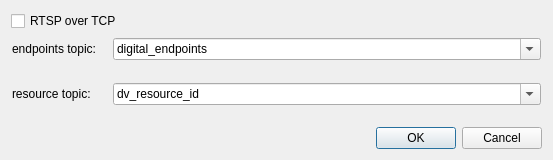
<?xml version="1.0" encoding="UTF-8"?>
<ui version="4.0">
 <class>dialog</class>
 <widget class="QDialog" name="dialog">
  <property name="geometry">
   <rect>
    <x>0</x>
    <y>0</y>
    <width>553</width>
    <height>160</height>
   </rect>
  </property>
  <property name="windowTitle">
   <string>Jaus Digital Resource Viewer Config</string>
  </property>
  <layout class="QVBoxLayout" name="verticalLayout">
   <item>
    <widget class="QCheckBox" name="checkBoxRtspOverTcp">
     <property name="text">
      <string>RTSP over TCP</string>
     </property>
    </widget>
   </item>
   <item>
    <widget class="QFrame" name="frame_4">
     <layout class="QFormLayout" name="formLayout_2">
      <property name="fieldGrowthPolicy">
       <enum>QFormLayout::ExpandingFieldsGrow</enum>
      </property>
      <property name="margin">
       <number>1</number>
      </property>
      <item row="0" column="1">
       <widget class="QComboBox" name="comboBox_endpoints_topic">
        <property name="sizePolicy">
         <sizepolicy hsizetype="MinimumExpanding" vsizetype="Fixed">
          <horstretch>0</horstretch>
          <verstretch>0</verstretch>
         </sizepolicy>
        </property>
        <property name="editable">
         <bool>true</bool>
        </property>
        <item>
         <property name="text">
          <string>digital_endpoints</string>
         </property>
        </item>
       </widget>
      </item>
      <item row="0" column="0">
       <widget class="QLabel" name="label_2">
        <property name="minimumSize">
         <size>
          <width>95</width>
          <height>0</height>
         </size>
        </property>
        <property name="text">
         <string>endpoints topic:</string>
        </property>
       </widget>
      </item>
     </layout>
    </widget>
   </item>
   <item>
    <widget class="QFrame" name="frame_5">
     <layout class="QFormLayout" name="formLayout_3">
      <property name="fieldGrowthPolicy">
       <enum>QFormLayout::ExpandingFieldsGrow</enum>
      </property>
      <property name="margin">
       <number>1</number>
      </property>
      <item row="0" column="0">
       <widget class="QLabel" name="currentResourceLabel">
        <property name="minimumSize">
         <size>
          <width>95</width>
          <height>0</height>
         </size>
        </property>
        <property name="text">
         <string>resource topic: </string>
        </property>
       </widget>
      </item>
      <item row="0" column="1">
       <widget class="QComboBox" name="comboBox_resource_topic">
        <property name="sizePolicy">
         <sizepolicy hsizetype="MinimumExpanding" vsizetype="Fixed">
          <horstretch>0</horstretch>
          <verstretch>0</verstretch>
         </sizepolicy>
        </property>
        <property name="editable">
         <bool>true</bool>
        </property>
        <item>
         <property name="text">
          <string>dv_resource_id</string>
         </property>
        </item>
       </widget>
      </item>
     </layout>
    </widget>
   </item>
   <item>
    <widget class="QDialogButtonBox" name="buttonBox">
     <property name="orientation">
      <enum>Qt::Horizontal</enum>
     </property>
     <property name="standardButtons">
      <set>QDialogButtonBox::Cancel|QDialogButtonBox::Ok</set>
     </property>
    </widget>
   </item>
  </layout>
 </widget>
 <resources/>
 <connections>
  <connection>
   <sender>buttonBox</sender>
   <signal>accepted()</signal>
   <receiver>dialog</receiver>
   <slot>accept()</slot>
   <hints>
    <hint type="sourcelabel">
     <x>248</x>
     <y>254</y>
    </hint>
    <hint type="destinationlabel">
     <x>157</x>
     <y>274</y>
    </hint>
   </hints>
  </connection>
  <connection>
   <sender>buttonBox</sender>
   <signal>rejected()</signal>
   <receiver>dialog</receiver>
   <slot>reject()</slot>
   <hints>
    <hint type="sourcelabel">
     <x>316</x>
     <y>260</y>
    </hint>
    <hint type="destinationlabel">
     <x>286</x>
     <y>274</y>
    </hint>
   </hints>
  </connection>
 </connections>
</ui>
